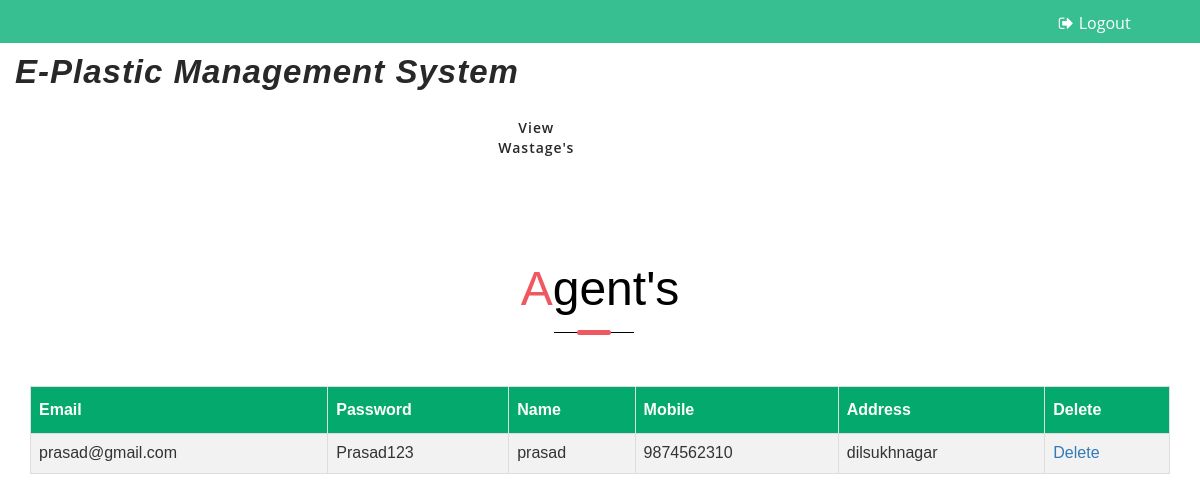
/viewusers/, run on the app's committed database.
### plasticmanagement/models.py (models this page shows)
class UserModel(Model):
    username = models.CharField(max_length=50)
    name = models.CharField(max_length=50)
    password = models.CharField(max_length=50)
    mobile = models.CharField(max_length=50)
    address = models.CharField(max_length=50)
    usertype = models.CharField(max_length=50)

### plasticmanagement/views.py (the view)
# urls.py: path('viewusers/',adminviewusers, name='view users'),
def adminviewusers(request):
    return render(request, "users.html", {"users":UserModel.objects.filter(usertype='agent')})

### templates/users.html (shortened to what this page needs)
<!DOCTYPE HTML>
<html>
<head>
	{% include "header.html" %}
</head>
<body>
	{% include "menu2.html" %}
	<div class="register-form-main">
		<div class="container">
			<div class="title-div">
				<h3 class="tittle">
					<span>A</span>gent's
				</h3>
			</div>
			<table id="customers">
				<tr>
					<th>Email</th>
                    <th>Password</th>
					<th>Name</th>
					<th>Mobile</th>
                    <th>Address</th>
                    <th>Delete</th>
				</tr>
				{% for user in users %}
                    <tr>
                        <td>{{user.username}}</td>
                        <td>{{user.password}}</td>
                        <td>{{user.name}}</td>
                        <td>{{user.mobile}}</td>
                        <td>{{user.address}}</td>
                        <td><a href="/deleteuser?userid={{ user.username}}">Delete</a></td>
                    </tr>
                {% endfor %}
			</table>
		</div>
	</div>
</body>
</html>

### static/css/style.css (style rules this page uses)
html, body { margin: 0; font-size: 100%; background: #fff; font-family: 'Open Sans', sans-serif; }
body a { text-decoration: none; transition: 0.5s all; -webkit-transition: 0.5s all; -moz-transition: 0.5s all; -o-transition: 0.5s all; -ms-transition: 0.5s all; }
h1, h2, h3, h4, h5, h6 { margin: 0; font-family: 'Raleway', sans-serif; }
h3.tittle { color: #000; font-size: 3em; text-align: center; margin-bottom: 16px; }
h3.tittle span { color: #ef5861; }
.title-div { margin-bottom: 70px; }
.services, .news, .testimonials, .middle-sec-agile, .aitsresumethree, .about-sec, .team, .blog-cource, .register-form-main, .gallery, .w3_wthree_agileits_icons, .typo { padding: 5em 0; }

### templates/header.html (style rules this page uses)
#customers { font-family: Arial, Helvetica, sans-serif; border-collapse: collapse; width: 100%; }
#customers td, #customers th { border: 1px solid #ddd; padding: 8px; }
#customers tr:nth-child(even) { background-color: #f2f2f2; }
#customers th { padding-top: 12px; padding-bottom: 12px; text-align: left; background-color: #04AA6D; color: white; }

### data on the page
UserModel: username "prasad@gmail.com", password "Prasad123", name "prasad", mobile "9874562310", address "dilsukhnagar"
